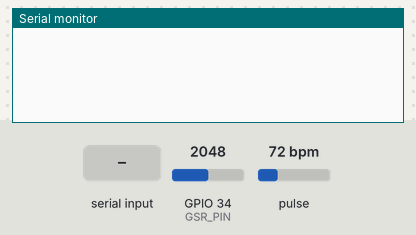
The sketch below on a simulated ESP32. Parts: the last lines printed to the serial monitor. The test bench sets the inputs (shaded band); at power-on: pulse 72 bpm, GPIO 34 (GSR_PIN) = 2048 (analog values on the 0–4095 scale).

Above: at 1.2 s.
1.3 s: "S" received over Serial
At 2.1 s:
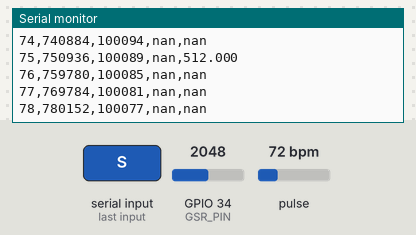
2.8 s: pulse set to 42 bpm
At 3.9 s:
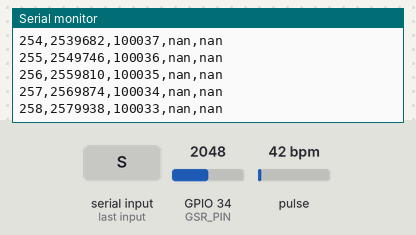
4.3 s: GPIO 34 (GSR_PIN) set to 2866
At 5.1 s:
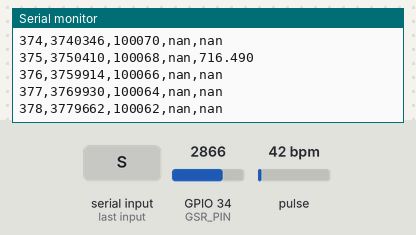
5.8 s: "1" received over Serial
7.3 s: pulse set to 70 bpm
At 7.9 s:
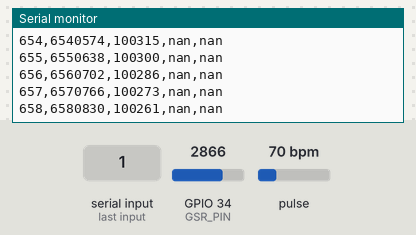
8.8 s: GPIO 34 (GSR_PIN) set to 3090
At 9.9 s:
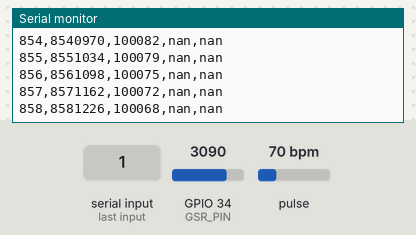
Timing chart, 0 to 11.3 s (numbered marks = the images above; inputs shaded):
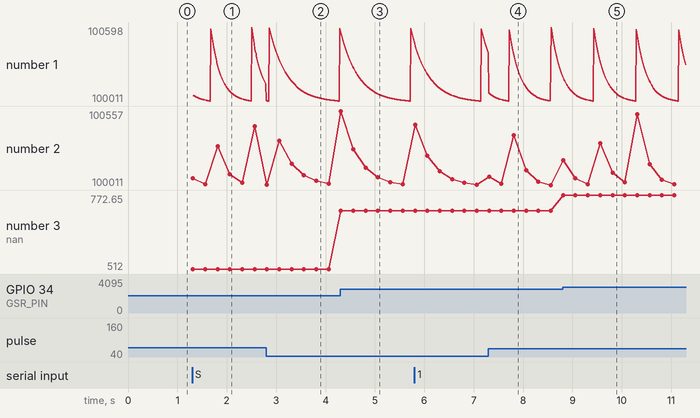

The sketch:

corti_capture.ino
```cpp
// AI Corti: ESP32 DevKit + MAX30102 + Grove GSR, USB 115200 baud.
// Install "SparkFun MAX3010x Pulse and Proximity Sensor Library" in Arduino IDE.
// MAX30105 is the library's class name; it also supports MAX30102 (not MAX30100).
#include <Arduino.h>
#include <Wire.h>
#include <MAX30105.h>
#include <math.h>

// Defaults for a classic ESP32 DevKit. Check/change these for your actual board.
const int SDA_PIN = 21, SCL_PIN = 22, GSR_PIN = 34;
const float GSR_SUPPLY_MV = 3300.0f; // Measure actual Grove supply for calibration.
const float GSR_CALIBRATION_10BIT = NAN; // No-contact value; see LIVE_CAPTURE.md.
const bool GSR_CALIBRATION_VERIFIED = false; // Verify with known resistors first.
const byte LED_CURRENT = 0x1F; // Adjust for signal strength; keep fixed during sessions.
const uint32_t MIN_IR_CONTACT = 10000; // Initial heuristic; tune with your module.
const uint32_t PULSE_MAX = 262143; // 18-bit MAX30102 ADC at pulse width 411 us.
MAX30105 pulseSensor;
bool sensorReady = false, capturing = false;
uint32_t sequence = 0, originUs = 0, lastCheckUs = 0;

bool calibrated() {
  return GSR_CALIBRATION_VERIFIED && isfinite(GSR_CALIBRATION_10BIT)
         && GSR_CALIBRATION_10BIT > 0 && GSR_CALIBRATION_10BIT < 1023;
}

float gsrMicrosiemens(float reading) {
  // Seeed's equation, using equivalent 10-bit counts at the supply reference.
  // https://wiki.seeedstudio.com/Grove-GSR_Sensor/
  if (!calibrated() || reading <= 0 || reading >= GSR_CALIBRATION_10BIT) return NAN;
  const float resistance = ((1024.0f + 2.0f * reading) * 10000.0f)
                           / (GSR_CALIBRATION_10BIT - reading);
  return resistance > 0 ? 1000000.0f / resistance : NAN;
}

void setup() {
  Serial.begin(115200);
  Wire.begin(SDA_PIN, SCL_PIN);
  analogReadResolution(12);
  analogSetPinAttenuation(GSR_PIN, ADC_11db);
  sensorReady = pulseSensor.begin(Wire, I2C_SPEED_FAST);
  if (sensorReady) {
    // Native 100 Hz, no FIFO averaging, red + IR, 18-bit ADC. Server resamples to 64 Hz.
    pulseSensor.setup(LED_CURRENT, 1, 2, 100, 411, 4096);
    pulseSensor.disableFIFORollover();
    pulseSensor.shutDown();
  }
}

void loop() {
  while (Serial.available()) {
    const char command = Serial.read();
    if (command == 'X') { capturing = false; if (sensorReady) pulseSensor.shutDown(); }
    if (command == 'S') {
      if (!sensorReady) { Serial.println(F("ERROR,MAX30102 not found; check I2C wiring")); continue; }
      pulseSensor.shutDown(); pulseSensor.clearFIFO();
      while (pulseSensor.available()) pulseSensor.nextSample();
      Serial.print(F("CORTI,1,100,4,")); Serial.print(calibrated() ? 1 : 0);
      Serial.print(','); Serial.println(PULSE_MAX);
      sequence = 0; originUs = 0; lastCheckUs = micros(); capturing = true;
      pulseSensor.wakeUp();
    }
  }
  if (!capturing) { delay(1); return; }
  // Library FIFO ring is small. Stop on a service stall rather than silently losing timing.
  const uint32_t now = micros();
  if (now - lastCheckUs > 20000) {
    Serial.println(F("ERROR,Sensor service stalled; reconnect"));
    capturing = false; pulseSensor.shutDown(); return;
  }
  lastCheckUs = now;
  pulseSensor.check();
  while (pulseSensor.available()) {
    const uint32_t ir = pulseSensor.getFIFOIR();
    pulseSensor.nextSample();
    const uint32_t stamp = micros();
    if (sequence == 0) originUs = stamp;
    float gsr = NAN, eda = NAN;
    if (sequence % 25 == 0) {
      const uint32_t mv = analogReadMilliVolts(GSR_PIN);
      if (mv > 150 && mv < 3050) { // Classic ESP32 usable ADC range at 11 dB.
        gsr = mv * 1024.0f / GSR_SUPPLY_MV;
        eda = gsrMicrosiemens(gsr);
      }
    }
    Serial.print(sequence); Serial.print(','); Serial.print(stamp - originUs); Serial.print(',');
    if (ir >= MIN_IR_CONTACT && ir < PULSE_MAX) Serial.print(ir); else Serial.print(F("nan"));
    Serial.print(',');
    if (isfinite(eda) && eda >= 0 && eda <= 100) Serial.print(eda, 5); else Serial.print(F("nan"));
    Serial.print(',');
    if (isfinite(gsr)) Serial.print(gsr, 3); else Serial.print(F("nan"));
    Serial.println();
    if (++sequence >= 60000) { capturing = false; pulseSensor.shutDown(); break; }
  }
}
```

Measured:
- after the input at 1.3 s, the serial monitor: prints a new line at once (image 1)
